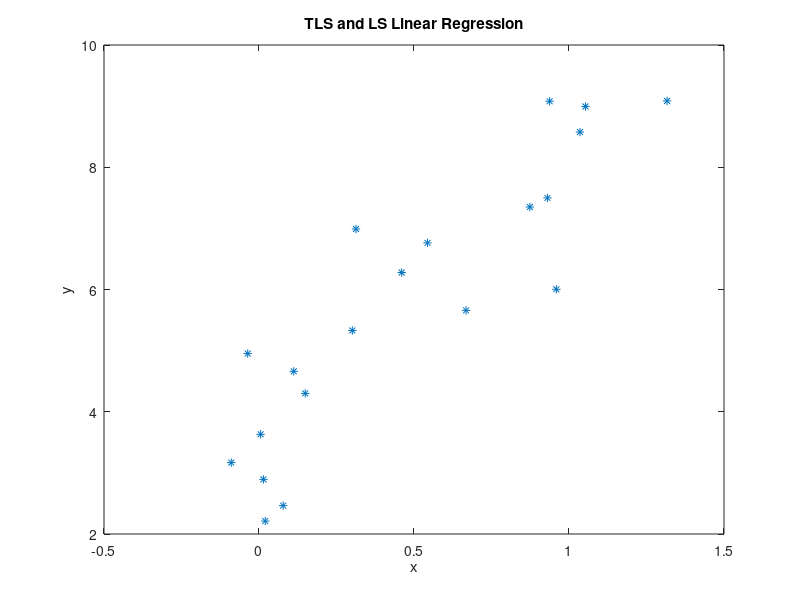

This figure's MATLAB source: (Note: this script raises an error after producing the figure.)
% Task 1: Fit least squares and total least squares lines to data points.

% Clear up
clc;
close all;
clearvars;

% Begin by loading data points from linjepunkter.mat
load linjepunkter

N = length(x); % number of data points

% Plot data
plot(x, y, '*'); hold on;
xlabel('x') 
ylabel('y')
title('TLS and LS Linear Regression') % OBS - CHANGE TITLE!
x_fine = [min(x)-0.05,max(x)+0.05]; % used when plotting the fitted lines

% Fit a line to these data points with least squares
% Here you should write code to obtain the p_ls coefficients (assuming the
% line has the form y = p_ls(1) * x + p_ls(2)).
p_ls = ls(x,y); % REMOVE AND REPLACE WITH LEAST SQUARES
ls_lserror = lserror(p_ls(1),p_ls(2),x,y)
ls_tlserror = tlserror(p_ls(1),p_ls(2),x,y)

plot(x_fine, p_ls(1) * x_fine + p_ls(2))

% Fit a line to these data points with total least squares.
% Note that the total least squares line has the form 
% ax + by + c = 0, but the plot command requires it to be of the form
% y = kx + m, so make sure to convert appropriately.
p_tls = tls(x,y); % REMOVE AND REPLACE WITH TOTAL LEAST SQUARES
tls_lserror = lserror(p_tls(1),p_tls(2),x,y)
tls_tlserror = tlserror(p_tls(1),p_tls(2),x,y)

plot(x_fine, p_tls(1) * x_fine + p_tls(2), 'k--')

% Legend --> show which line corresponds to what (if you need to
% re-position the legend, you can modify rect below)
h=legend('data points', 'least-squares','total-least-squares');
rect = [0.20, 0.65, 0.25, 0.25];
set(h, 'Position', rect)

% After having plotted both lines, it's time to compute errors for the
% respective lines. Specifically, for each line (the least squares and the
% total least squares line), compute the least square error and the total
% least square error. Note that the error is the sum of the individual
% squared errors for each data point! In total you should get 4 errors. Report these
% in your report, and comment on the results. OBS: Recall the distance formula
% between a point and a line from linear algebra, useful when computing orthogonal
% errors!

% WRITE CODE BELOW TO COMPUTE THE 4 ERRORS